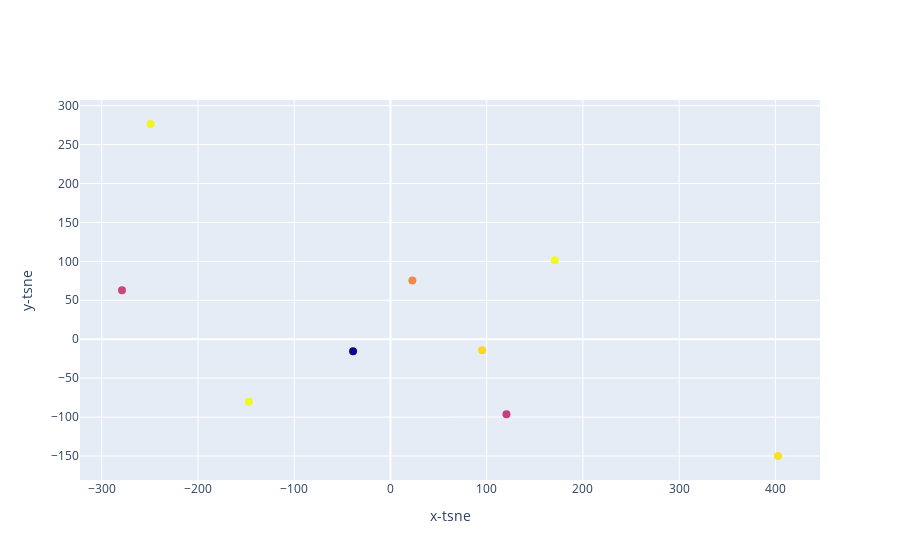

Notebook source saved alongside this figure:
### Code cell
not_top_songs(df_new)

### Figure 1 — Plotly figure (JSON) as saved in the notebook; plotly's stock layout.template omitted (floating-point values rounded to 4 significant figures)
{"data": [{"marker": {"color": [-5.679, -6.362, -14.08, -8.114, -10.11, -9.928, -5.804, -5.714, -6.136], "size": 8}, "mode": "markers", "text": ["Lewis Capaldi - Someone You Loved", "Lady Gaga - Shallow", "Billie Eilish - when the party's over", "Ed Sheeran - Beautiful People (feat. Khalid)", "Billie Eilish - lovely (with Khalid)", "Queen - Bohemian Rhapsody - 2011 Mix", "Post Malone - Better Now", "Alec Benjamin - Let Me Down Slowly", "Post Malone - rockstar (feat. 21 Savage)"], "type": "scatter", "x": [170.8, 95.29, -38.85, 22.76, 120.6, -279.0, -249.2, -147.2, 402.7], "y": [101.4, -14.13, -15.35, 75.5, -96.39, 62.96, 276.4, -80.21, -150.0]}], "layout": {"xaxis": {"title": {"text": "x-tsne"}}, "yaxis": {"title": {"text": "y-tsne"}}}}
